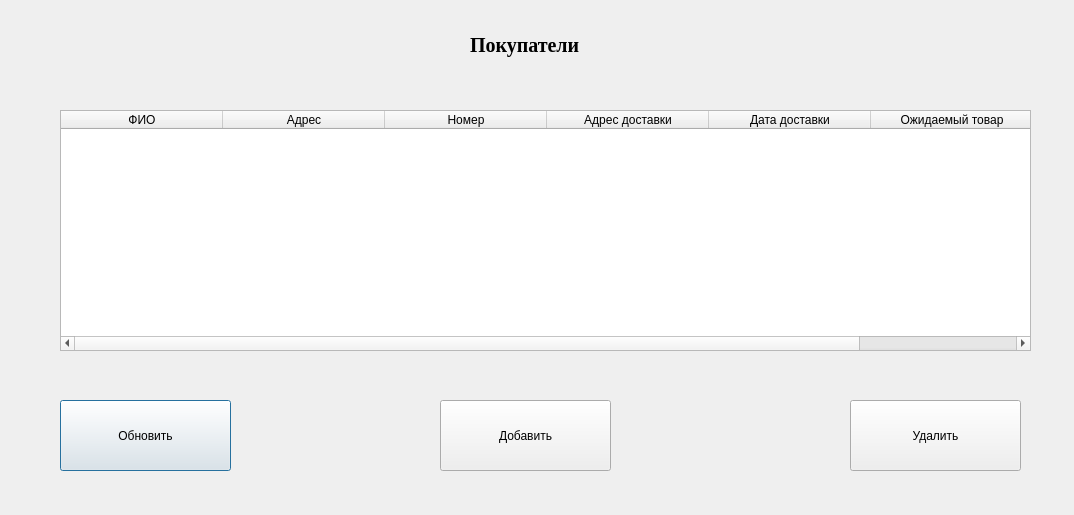
<?xml version="1.0" encoding="UTF-8"?>
<ui version="4.0">
 <class>Dialog</class>
 <widget class="QDialog" name="Dialog">
  <property name="geometry">
   <rect>
    <x>0</x>
    <y>0</y>
    <width>1074</width>
    <height>515</height>
   </rect>
  </property>
  <property name="minimumSize">
   <size>
    <width>1074</width>
    <height>515</height>
   </size>
  </property>
  <property name="maximumSize">
   <size>
    <width>1074</width>
    <height>515</height>
   </size>
  </property>
  <property name="windowTitle">
   <string>Покупатели</string>
  </property>
  <widget class="QTableWidget" name="tableWidget">
   <property name="geometry">
    <rect>
     <x>60</x>
     <y>110</y>
     <width>971</width>
     <height>241</height>
    </rect>
   </property>
   <attribute name="horizontalHeaderDefaultSectionSize">
    <number>162</number>
   </attribute>
   <column>
    <property name="text">
     <string>ФИО</string>
    </property>
   </column>
   <column>
    <property name="text">
     <string>Адрес</string>
    </property>
   </column>
   <column>
    <property name="text">
     <string>Номер</string>
    </property>
   </column>
   <column>
    <property name="text">
     <string>Адрес доставки</string>
    </property>
   </column>
   <column>
    <property name="text">
     <string>Дата доставки</string>
    </property>
   </column>
   <column>
    <property name="text">
     <string>Ожидаемый товар</string>
    </property>
   </column>
  </widget>
  <widget class="QLabel" name="label">
   <property name="geometry">
    <rect>
     <x>470</x>
     <y>20</y>
     <width>181</width>
     <height>51</height>
    </rect>
   </property>
   <property name="font">
    <font>
     <family>Times New Roman</family>
     <pointsize>15</pointsize>
     <weight>75</weight>
     <bold>true</bold>
    </font>
   </property>
   <property name="text">
    <string>Покупатели</string>
   </property>
  </widget>
  <widget class="QPushButton" name="btn_update_pokup">
   <property name="geometry">
    <rect>
     <x>60</x>
     <y>400</y>
     <width>171</width>
     <height>71</height>
    </rect>
   </property>
   <property name="text">
    <string>Обновить</string>
   </property>
  </widget>
  <widget class="QPushButton" name="btn_add_pokup">
   <property name="geometry">
    <rect>
     <x>440</x>
     <y>400</y>
     <width>171</width>
     <height>71</height>
    </rect>
   </property>
   <property name="text">
    <string>Добавить</string>
   </property>
  </widget>
  <widget class="QPushButton" name="btn_del_pokup">
   <property name="geometry">
    <rect>
     <x>850</x>
     <y>400</y>
     <width>171</width>
     <height>71</height>
    </rect>
   </property>
   <property name="text">
    <string>Удалить</string>
   </property>
  </widget>
 </widget>
 <resources/>
 <connections/>
</ui>
